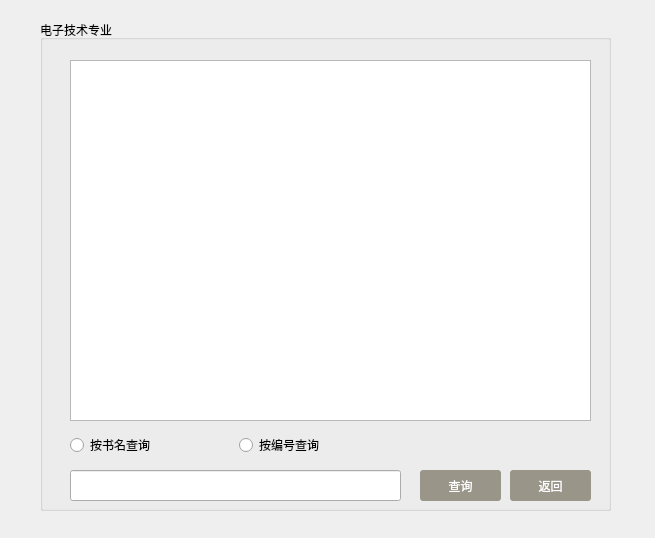
<?xml version="1.0" encoding="UTF-8"?>
<ui version="4.0">
 <class>ElectronicTechnology</class>
 <widget class="QDialog" name="ElectronicTechnology">
  <property name="geometry">
   <rect>
    <x>0</x>
    <y>0</y>
    <width>655</width>
    <height>538</height>
   </rect>
  </property>
  <property name="windowTitle">
   <string>Dialog</string>
  </property>
  <widget class="QGroupBox" name="groupBox">
   <property name="geometry">
    <rect>
     <x>40</x>
     <y>20</y>
     <width>571</width>
     <height>491</height>
    </rect>
   </property>
   <property name="styleSheet">
    <string notr="true">

font: 75 14pt &quot;Aparajita&quot;;</string>
   </property>
   <property name="title">
    <string>电子技术专业</string>
   </property>
   <widget class="QTableView" name="electonictechnologyview">
    <property name="geometry">
     <rect>
      <x>30</x>
      <y>40</y>
      <width>521</width>
      <height>361</height>
     </rect>
    </property>
    <property name="styleSheet">
     <string notr="true"/>
    </property>
   </widget>
   <widget class="QLineEdit" name="inputline">
    <property name="geometry">
     <rect>
      <x>30</x>
      <y>450</y>
      <width>331</width>
      <height>31</height>
     </rect>
    </property>
    <property name="styleSheet">
     <string notr="true"/>
    </property>
   </widget>
   <widget class="QPushButton" name="searchbtn">
    <property name="geometry">
     <rect>
      <x>380</x>
      <y>450</y>
      <width>81</width>
      <height>31</height>
     </rect>
    </property>
    <property name="styleSheet">
     <string notr="true">QPushButton { background-color: rgb(153, 149, 137); border-radius: 3px; color: rgb(255, 255, 255); } QPushButton:hover { background-color: black;}



</string>
    </property>
    <property name="text">
     <string>查询</string>
    </property>
   </widget>
   <widget class="QWidget" name="layoutWidget">
    <property name="geometry">
     <rect>
      <x>30</x>
      <y>410</y>
      <width>331</width>
      <height>30</height>
     </rect>
    </property>
    <layout class="QHBoxLayout" name="horizontalLayout">
     <item>
      <widget class="QRadioButton" name="nameradio">
       <property name="styleSheet">
        <string notr="true"/>
       </property>
       <property name="text">
        <string>按书名查询</string>
       </property>
      </widget>
     </item>
     <item>
      <widget class="QRadioButton" name="numradio">
       <property name="styleSheet">
        <string notr="true"/>
       </property>
       <property name="text">
        <string>按编号查询</string>
       </property>
      </widget>
     </item>
    </layout>
   </widget>
   <widget class="QPushButton" name="returnbtn">
    <property name="geometry">
     <rect>
      <x>470</x>
      <y>450</y>
      <width>81</width>
      <height>31</height>
     </rect>
    </property>
    <property name="styleSheet">
     <string notr="true">QPushButton { background-color: rgb(153, 149, 137); border-radius: 3px; color: rgb(255, 255, 255); } QPushButton:hover { background-color: black; }


</string>
    </property>
    <property name="text">
     <string>返回</string>
    </property>
   </widget>
  </widget>
 </widget>
 <resources/>
 <connections/>
</ui>
